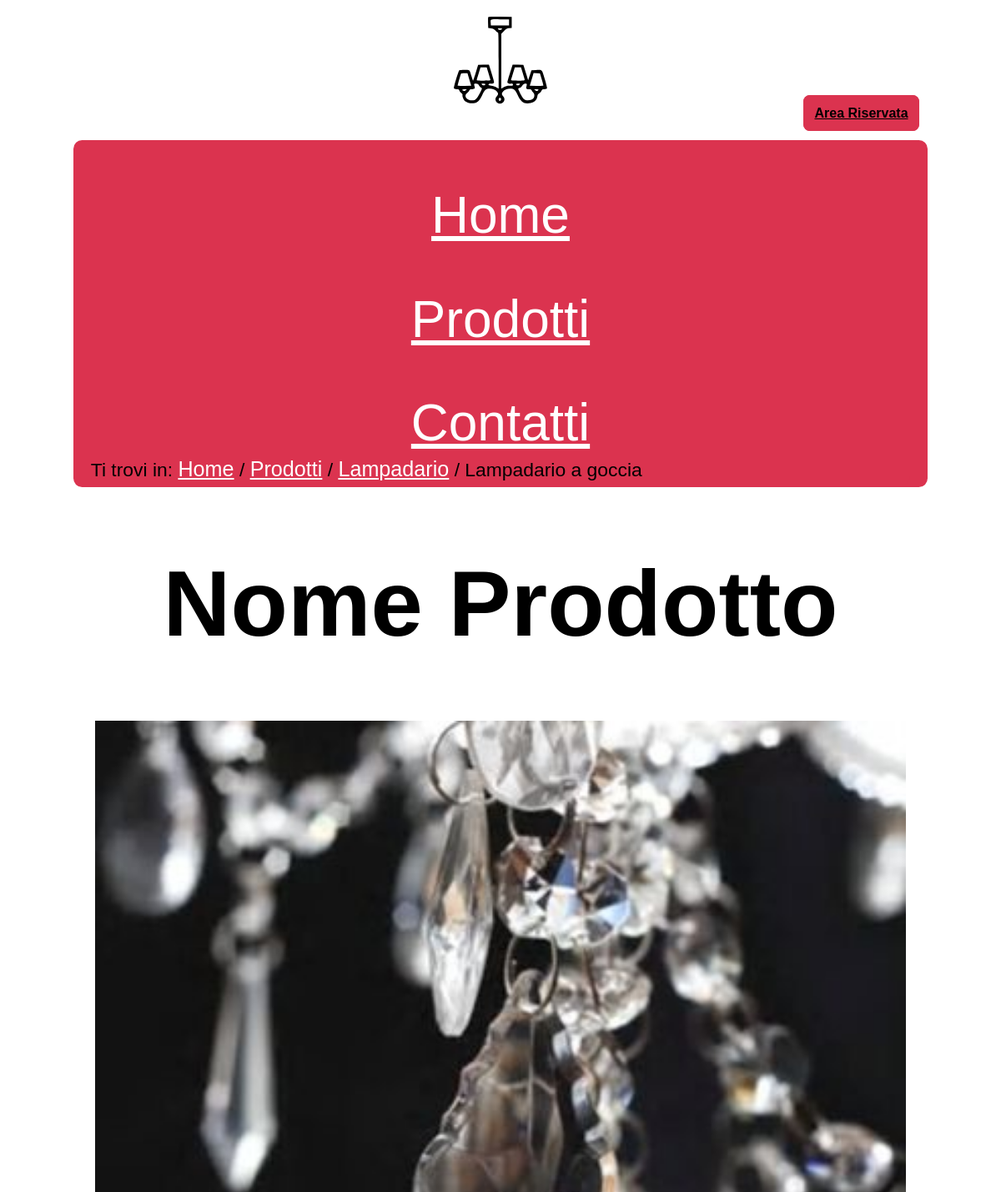
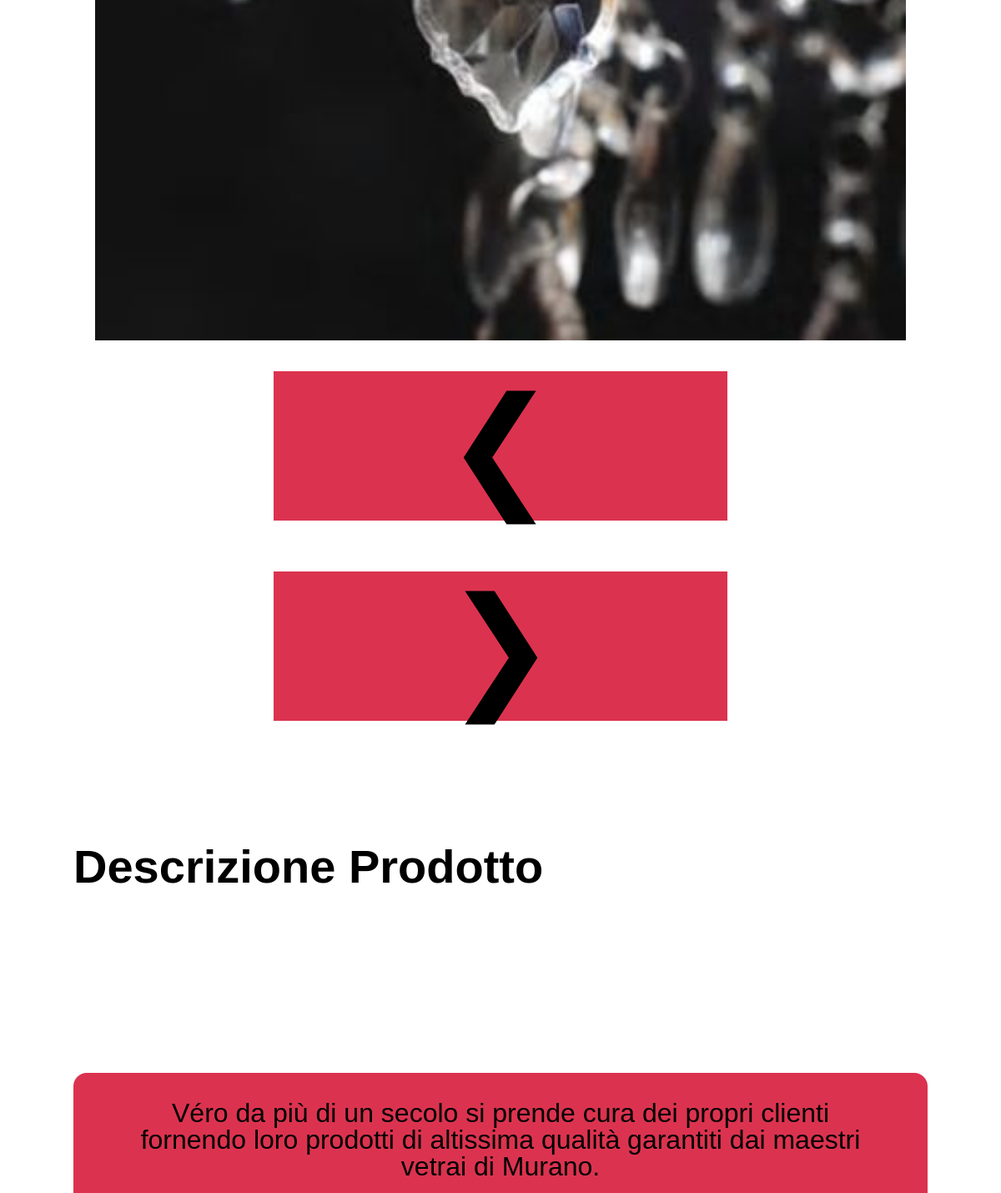
The app's page /prodotto.php?prod=1 with its own data (2 pictures, top to bottom).
### tables this page shows
CREATE TABLE IF NOT EXISTS `categoria` (
  `id_categoria` int(100) NOT NULL AUTO_INCREMENT,
  `Nome` varchar(100) NOT NULL,
  `Descrizione` varchar(500) DEFAULT NULL,
  UNIQUE KEY `id_categoria` (`id_categoria`)
);

CREATE TABLE IF NOT EXISTS `prodotti` (
  `id_prodotto` int(100) NOT NULL AUTO_INCREMENT,
  `id_categoria` int(100) NOT NULL,
  `Nome` varchar(100) NOT NULL,
  `Descrizione` varchar(500) NOT NULL,
  PRIMARY KEY (`id_prodotto`,`id_categoria`),
  KEY `prodotti` (`id_categoria`)
);

CREATE TABLE IF NOT EXISTS `immagini` (
  `id_prodotto` int(100) NOT NULL,
  `id_categoria` int(100) NOT NULL,
  `path` varchar(500) NOT NULL,
  `alt_img` text DEFAULT NULL,
  UNIQUE KEY `path` (`path`),
  KEY `id_prodotto` (`id_prodotto`,`id_categoria`)
);

### PHP/connessione2.php (called while the page is built, shortened)
<?php
class DBAccess
{
    private static function startConnection()
    {
        try {
            return new mysqli(DBAccess::HOST_DB, DBAccess::USERNAME, DBAccess::PASSWORD, DBAccess::DATABASE_NAME);
        } catch (Exception $e) {
            http_response_code(500);
            if(isset($_SESSION["ruolo"])) {
                if($_SESSION["ruolo"] == "user") {
                    echo file_get_contents(dirname(__FILE__) . "/../HTML/500Utente.html");
                } elseif($_SESSION["ruolo"] == "admin") {
                    echo file_get_contents(dirname(__FILE__) . "/../HTML/500Amministratore.html");
                }
            } else {
                echo file_get_contents(dirname(__FILE__) . "/../HTML/500Semplice.html");
            }
            die();
        }
    }
    public static function dbQuery($query, ...$parametri)
    {
        $connection = self::startConnection();
        $stmt = $connection->prepare($query);
        if (count($parametri) > 0) {
            $stmt->bind_param(str_repeat("s", count($parametri)), ...$parametri);
        }
        $stmt->execute();
        $queryResult = $stmt->get_result();
        $select = false;
        if (strpos($query, "SELECT") === 0) {
            $select = true;
        }
        if ($select) {
            $result = array();
            while ($row = mysqli_fetch_assoc($queryResult)) {
                array_push($result, $row);
            }
            if (empty($result)) {
                return null;
            } else {
                return $result;
            }
        } else {
            $connection->close();
            return true;
        }
    }
}
?>

### prodotto.php (the view, shortened to what this page needs)
<?php
require_once "PHP/class.php";
if (isset($_GET["prod"])) {
    $replace = $keywords = "";
    $result = Access::getProduct($_GET["prod"]);
    $result1 = Access::getProductImages($_GET["prod"]);
    $result3 = Access::getKeyWordsProdotto($_GET["prod"]);
    if (!empty($result)) {
        $nome = $result[0]['Nome'];
        $idcat = $result[0]['id_categoria'];
        if (!empty($result3)) {
            for ($i = 0; $i < count($result3); $i++) {
                if ($i == count($result3) - 1) {
                    $keywords .= $result3[$i]["Nome"];
                } else {
                    $keywords .= $result3[$i]["Nome"] . ", ";
                }
            }
        }
        if (isset($_SESSION["username"])) {
            $template = Access::getHeader($nome, "Lista prodotti di una categoria scelta.", "Categorie, Prodotti, Oggettistica di vetro, ".$keywords, $_SESSION["ruolo"], Access::getCategoryName($idcat), "categorie.php?cat=" . $idcat, "Prodotti", "categorie.php");
        } else {
            $template = Access::getHeader($nome, "Lista prodotti di una categoria scelta.", "Categorie, Prodotti, Oggettistica di vetro, ".$keywords, null, Access::getCategoryName($idcat), "categorie.php?cat=" . $idcat, "Prodotti", "categorie.php");
        }
        $template .= file_get_contents("HTML/prodotto.html");
        if (!empty($result1)) {
            $slide='<div class="slideshow-container">
            <div class="position-container">';
            $dotContainer = '<div class="slideshow-dots">';
                for ($i = 0; $i < count($result1); $i++) {
                $slide .= "<div class=\"mySlides-home fade\">
            <img src=\"" . $result[$i]["path"] . "\" alt=\"" . $result[$i]["alt_img"] . "\" width=\"400\" height=\"400\"/></div>";
            $dotContainer .= '<span class="dot" data-slide-index="' . $i . '"></span>';
            }
            $dotContainer .= '</div>';
                $slide.='<a class="prev-home" >&#10094;</a>
                <a class="next-home">&#10095;</a>
            </div>
            </div>';
            $template = str_replace('', $slide, $template);
            $template = str_replace('', $dotContainer, $template);
        }
    } else {
        header("Location: categorie.php");
    }
}
echo $template;
?>

### PHP/class.php (shortened to what this page needs)
<?php
require_once "connessione2.php";
class Access
{
    public static function getCategoryName($id_categoria)
    {
        $result = DBAccess::dbQuery("SELECT DISTINCT Nome FROM categoria WHERE id_categoria = ?", $id_categoria);
        if ($result !== false && $result !== null) {
            $result = $result[0]['Nome'];
        }
        return $result;
    }
    public static function getProduct($id_prodotto)
    {
        return DBAccess::dbQuery("SELECT prodotti.id_prodotto, prodotti.id_categoria, prodotti.Nome, prodotti.Descrizione, immagini.path, immagini.alt_img
        FROM prodotti LEFT JOIN immagini ON  prodotti.id_prodotto = immagini.id_prodotto WHERE prodotti.id_prodotto = ?", $id_prodotto);
    }
    public static function getKeyWordsProdotto($id_prodott)
    {
        return DBAccess::dbQuery("SELECT `Nome` FROM `tags` WHERE `prodotto` = ?", $id_prodott);
    }
    public static function getHeader($title, $description, $keywords, $ruolo = null, $category = null, $linkcategory = null, $uppercategory = null, $linkuppercategory = null, $noindex = false)
    {
        $pagina = "";
        if ($ruolo == "user") {
            $pagina = file_get_contents("HTML/headerUtente.html");
        } elseif ($ruolo == "admin") {
            $pagina = file_get_contents("HTML/headerAmministratore.html");
        } else {
            $pagina = file_get_contents("HTML/headerSemplice.html");
        }
        $pagina = str_replace('<title></title>', '<title>' . Access::deletelang($title) . ' - Véro</title>', $pagina);
        $pagina = str_replace('<meta name="description" content="" />', '<meta name="description" content="' . Access::deletelang($description) . '" />', $pagina);
        $pagina = str_replace('<meta name="keywords" content="" />', '<meta name="keywords" content="' . Access::deletelang($keywords) . '" />', $pagina);
        if ($uppercategory !== null) {
            $breadcrumb = '<p>Ti trovi in: <a href="index.php" lang="en">Home</a> / <a href="' . $linkuppercategory . '">' . $uppercategory . '</a> / ' . '<a href="' . $linkcategory . '">' . $category . '</a> / ' . $title . '</p>';
        } elseif ($category !== null) {
            $breadcrumb = '<p>Ti trovi in: <a href="index.php" lang="en">Home</a> / ' . ' <a href="' . $linkcategory . '">' . $category . '</a> / ' . $title . '</p>';
        } elseif ($title != "Home") {
            $breadcrumb = '<p>Ti trovi in: <a href="index.php" lang="en">Home</a> / ' . $title . '</p>';
        } else {
            $breadcrumb = '<p>Ti trovi in: <span lang="en">Home</span></p>';
        }
        $pagina = str_replace('<p>Ti trovi in: <span lang="en">Home</span></p>', $breadcrumb, $pagina);
        $pagina2 = Access::lang($pagina);
        return $pagina2;
    }
    public static function lang($str, $link = false)
    {
        $pattern = "#\[(.+?)\]#";
        preg_match_all($pattern, $str, $match);
        $match = $match[0];
        $match = array_unique($match);
        $value = array();
        for ($i = 0; $i < count($value); $i++) {
            $str = str_replace($match[$i], $value[$i], $str);
        }
        return $str;
    }
    public static function deletelang($str)
    {
        $pattern = "#\[(.+?)\]#";
        preg_match_all($pattern, $str, $match);
        $match = $match[0];
        $match = array_unique($match);
        return $str;
    }
}

### CSS/style.css (style rules this page uses)
* { padding: 0em; margin: 0em; }
:root { --visitedcolor: #000000; --linkcolor: #FFFFFF; --bgfuncolor: #DB334F; --bgcolor: #FFFFFF; --txtcolor: #000000; --shadowcolor: #d2d2d2; }
html, body { font-size: 100%; font-family: "Verdana", sans-serif; line-height: 1.5em; background-color: var(--bgcolor); color: var(--txtcolor); margin: auto; }
body { max-width: 1024px; }
h1,h2 { text-align: center; }
#nomemenu h1 { background-image: url('../img/logo_vetrina.svg'); background-repeat: no-repeat; background-position: center; background-size: contain; text-indent: -9999px; line-height: 1.5em; font-size: 6em; }
#riservata { text-align: right; }
#box { background-color: var(--bgfuncolor); padding: 0.3em 1em 0.1em 1.0em; border-radius: 0.5em 0.5em 0.5em 0.5em; font-size: 1.3em; }
#menu { text-align: center; }
#menu ul { list-style-type: none; display: inline-block; text-align: left; }
#menu ul li { margin-top: 1em; text-align: center; }
a { background-color: var(--bgfuncolor); }
a:link { color: var(--linkcolor); }
#box a { background-color: var(--bgfuncolor); font-size: 1.3em; }
#box a:link { color: var(--linkcolor); font-size: 1.3em; }
@media (max-aspect-ratio: 1/1.7) { #menu { font-size: 2.3em; } }
@media (max-aspect-ratio: 1/1.7) { #menu ul { line-height: 1.5em; } }
#breadcrumb { background-color: var(--bgfuncolor); padding: 0.1em 0em 0.3em 0em; border-radius: 0px 0px 0.5em 0.5em; font-size: 1.1em; }
#breadcrumb a:link { font-size: 1.1em; }
#footer { font-size: 2em; text-align: center; line-height: 1em; background-color: var(--bgfuncolor); padding: 1em 2.5em 0.5em 2.5em; border-radius: 0.5em 0.5em 0em 0em; }
.slideshow-container { text-align: center; position: relative; display: flex; width: 100%; height: auto; margin: 2em auto; max-width: 100%; }
#product-name { font-size: 7em; line-height: 1.5; margin: 0.5em; }
.slideshow-container img { width: 95%; height: 95%; }
.position-container { position: relative; height: 200%; width: 100%; }
.prev-home, .next-home { font-size: 10em; line-height: 1.5; padding-right: 20%; padding-left: 20%; }
.descr_prodotto { font-size: 3.5em; line-height: 1.5; margin-top: 10%; margin-bottom: 10%; }
#content { position: relative; }
#description > form { font-size: 2em; line-height: 1.5; padding: 5%; }
#riservata a { color: var(--visitedcolor); font-weight: bold; font-size: 1em; line-height: 1.5; border: 0.2em solid var(--bgfuncolor); border-radius: 0.5em; padding:1%; margin: 1%; position:relative; bottom: 20px; }
.mySlides-home { display: none; }

### CSS/print.css (style rules this page uses)
* { padding: 0em; margin: 0em; }
:root { --visitedcolor: #000000; --linkcolor: #FFFFFF; --bgfuncolor: #DB334F; --bgcolor: #FFFFFF; --txtcolor: #000000; --shadowcolor: #d2d2d2; }
html, body { font-size: 100%; font-family: "Verdana", sans-serif; line-height: 1.5em; background-color: var(--bgcolor); color: var(--txtcolor); margin: auto; }
body { max-width: 1024px; }
h1 { text-align: center; }
#nomemenu h1 { text-indent: 0em; line-height: 1.5em; font-size: 6em; }
#riservata { display: none; }
#box { background-color: var(--bgfuncolor); padding: 0em 0em 0em 0em; border-radius: 0em 0em 0em 0em; font-size: 1.3em; }
#menu { text-align: center; display: none; }
#menu ul { list-style-type: none; display: inline-block; text-align: left; display: none; }
#menu ul li { margin-top: 1em; text-align: center; display: none; }
a { background-color: var(--bgfuncolor); }
a:link { color: var(--linkcolor); }
#box a { background-color: var(--bgfuncolor); font-size: 1.3em; }
#box a:link { color: var(--linkcolor); font-size: 1.3em; }
#breadcrumb { background-color: var(--bgfuncolor); padding: 0em 0em 0.0em 0em; border-radius: 0em 0em 0em 0em; font-size: 1.1em; }
#breadcrumb a:link { font-size: 1.1em; }
#footer { font-size: 0.8em; background-color: var(--bgfuncolor); padding: 0.5em 1em 0.5em 1em; border-radius: 0.5em 0.5em 0em 0em; }
.slideshow-container { height: auto; width: 300px; height: 300px; margin: 20px auto; text-align: center; position: relative; box-shadow: 4px 4px 10px 10px rgba(0, 0, 0, 0.2); }
.slideshow-container img { max-width: 100%; height: auto; width: 300px; height: 300px; }
.position-container { position: relative; height: 300px; width: 300px; margin: auto; }
.fade { animation-name: fade; animation-duration: 2s; }
#content { position: relative; }
.prev-home { display: none; }
.next-home { display: none; }

### records on screen
categoria: Nome "Lampadario"
prodotti: template "Nome Prodotto Descrizione Prodotto Véro da più di un secolo si prende cura dei propri clienti fornendo loro prodotti di altissima qualità garantiti dai maestri vetrai di Murano."
immagini: path (picture)

### other values on screen
$uppercategory "Prodotti"
$title "Lampadario a goccia"
